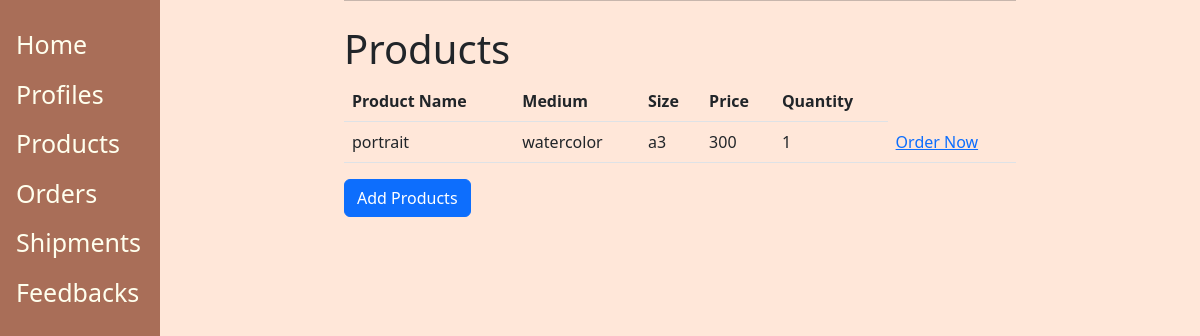
/products/, run on an earlier commit of the app's database.
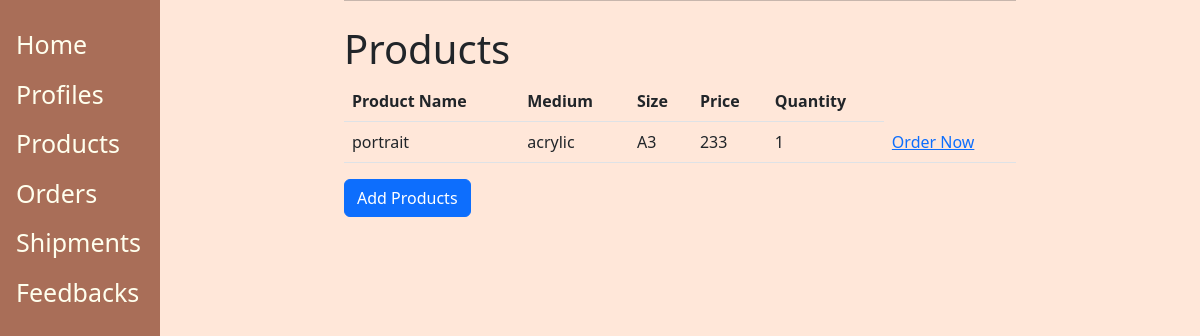
And on a later commit of the database.
### casys/models.py (models this page shows, shortened)
class Product(models.Model):
	product_name = models.CharField(max_length=24, unique=True)
	art_medium = models.CharField(max_length=300)
	size = models.CharField(max_length=200)
	price = models.CharField(max_length=24)
	quantity=models.IntegerField()

### casys/views.py (the view)
# urls.py: path('products/', views.ProductView, name="products"),
def ProductView(request):
    product = Product.objects.all()
    queries = {'product': product}
    return render(request, "products.html", queries)

### casys/templates/products.html (shortened to what this page needs)
{% extends 'base.html' %}
{% load static %}
{% block content %}
<h1>Products</h1>
 <table class="table">
  <thead>
    <tr>
      <th scope="col">Product Name</th>
      <th scope="col">Medium</th>
      <th scope="col">Size</th>
      <th scope="col">Price</th>
      <th scope="col">Quantity</th>
    </tr>
  </thead>
  <tbody>
    {% for x in product %}
    <tr>
      <td>{{x.product_name }}</td>
      <td>{{x.art_medium }}</td>
      <td>{{x.size }}</td>
      <td>{{x.price }}</td>
      <td>{{x.quantity }}</td>
      <td><a href="{% url 'casys:create-order' %}" class="btn-primary">Order Now</a></td>
    </tr>
    {% endfor %}
  </tbody>
</table>
<a href="{% url 'casys:create-product' %}" class="btn btn-primary">Add Products</a>
{% endblock %}

### casys/templates/base.html (shortened to what this page needs)
<!doctype html>
{% load static %}
<html>
<head>
<link href="https://cdn.jsdelivr.net/npm/bootstrap@5.2.0-beta1/dist/css/bootstrap.min.css" rel="stylesheet">
</head>
<body style="background-color:#ffe7d9;">
	<div class="sidenav">
    <a href="{% url 'casys:home' %}">Home</a>
    <a href="{% url 'casys:client' %}">Profiles</a>
    <a href="{% url 'casys:products' %}">Products</a>
    <a href="{% url 'casys:order' %}">Orders</a>
    <a href="{% url 'casys:create-shipment' %}">Shipments</a>
    <a href="{% url 'casys:feedback' %}">Feedbacks</a>
	</div>
	<div id="content" name="content" class="main">
		<div class="row justify-content-center">
			<div class="col-8">
				{% block content %}
				{% endblock %}
			</div>
	</div>
</body>
</html>

### casys/templates/base.html (style rules this page uses)
.sidenav { height:100%; width:160px; position: fixed; z-index:1; top:0; left:0; background-color:#a96e58; overflow-x: :hidden; padding-top:20px; }
.sidenav a { padding:6px 8px 6px 16px; text-decoration: none; font-size:25px; color: #ffffee; display:block; }
.main { margin-left:160px; padding: 0px 10px; }
body { background-color:#03a9f4; }

What changed in the data, as far as the page shows it:
changed Product "portrait": art_medium "watercolor" → "acrylic"; size "a3" → "A3"; price "300" → "233"
